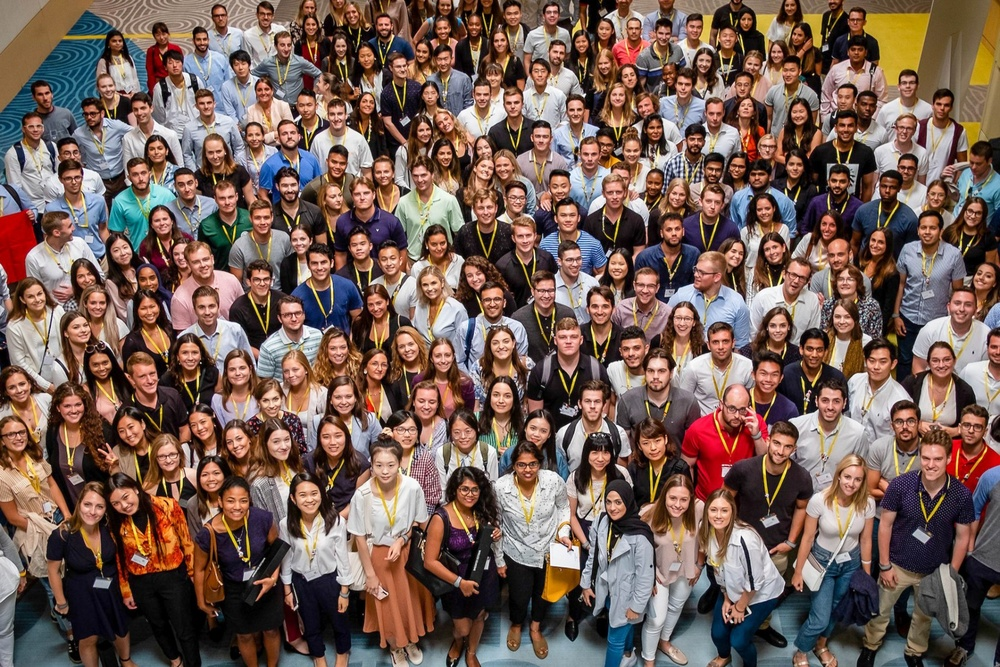
#> input picture face/people.jpg, 1000 x 667 px, shrunk from 1800 x 1200 before the run
$ python cv2_image.py
#> lines starting #> are read from the running program, lines starting #| are printed output that depends on the picture; after the words box and inside, x2 and y2 are one past the last pixel; in counts of white or black regions, pixels touching at a corner belong together
import cv2

imgPath = "people.jpg"
face_cascade = cv2.CascadeClassifier(cv2.data.haarcascades + "haarcascade_frontalface_default.xml")
img = cv2.imread(imgPath)
#> img is the input picture: shape (667, 1000, 3); mean B, G, R 85.7, 94.7, 117.6
grayScaleImage = cv2.cvtColor(img, cv2.COLOR_BGR2GRAY)
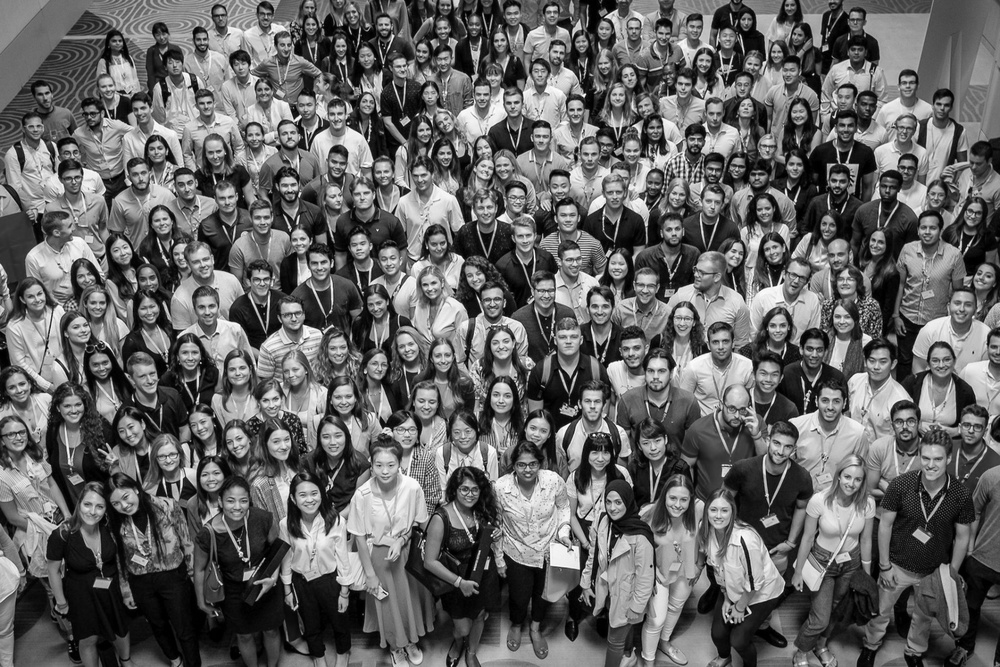
#> grayScaleImage: shape (667, 1000); min 0, max 255, mean 100.6
detectedFaces = face_cascade.detectMultiScale(grayScaleImage)
#> detectedFaces = 146 rows, first 6: [683, 17, 24, 24], [274, 35, 25, 25], [354, 46, 24, 24], [528, 61, 24, 24], [895, 73, 26, 26], [671, 74, 26, 26]

for x, y, w, h in detectedFaces:
    fra = cv2.rectangle(img, (x,y), (x+w, y+h), (0,255,0), 2)
    cv2.imshow("Face Detection", img)
    cv2.waitKey(200)
#> this loop made 146 passes
#> (x, y, w, h) on passes 1 to 12: (683, 17, 24, 24), (274, 35, 25, 25), (354, 46, 24, 24), (528, 61, 24, 24), (895, 73, 26, 26), (671, 74, 26, 26), (729, 74, 27, 27), (470, 84, 26, 26), (830, 87, 26, 26), (192, 92, 26, 26), (499, 92, 27, 27), (930, 95, 26, 26)
#> pass 2, `fra = cv2.rectangle(img, (x,y), (x+w, y+h), (0,255,0), 2)`:
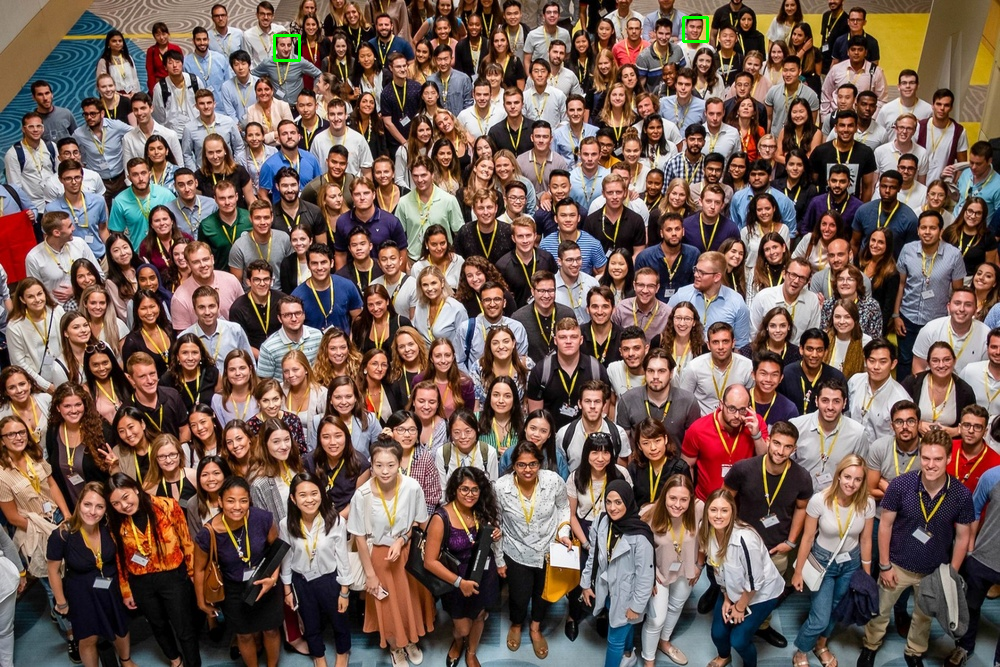
#> fra: shape (667, 1000, 3); mean B, G, R 85.7, 94.8, 117.5
#> pass 3, `fra = cv2.rectangle(img, (x,y), (x+w, y+h), (0,255,0), 2)`:
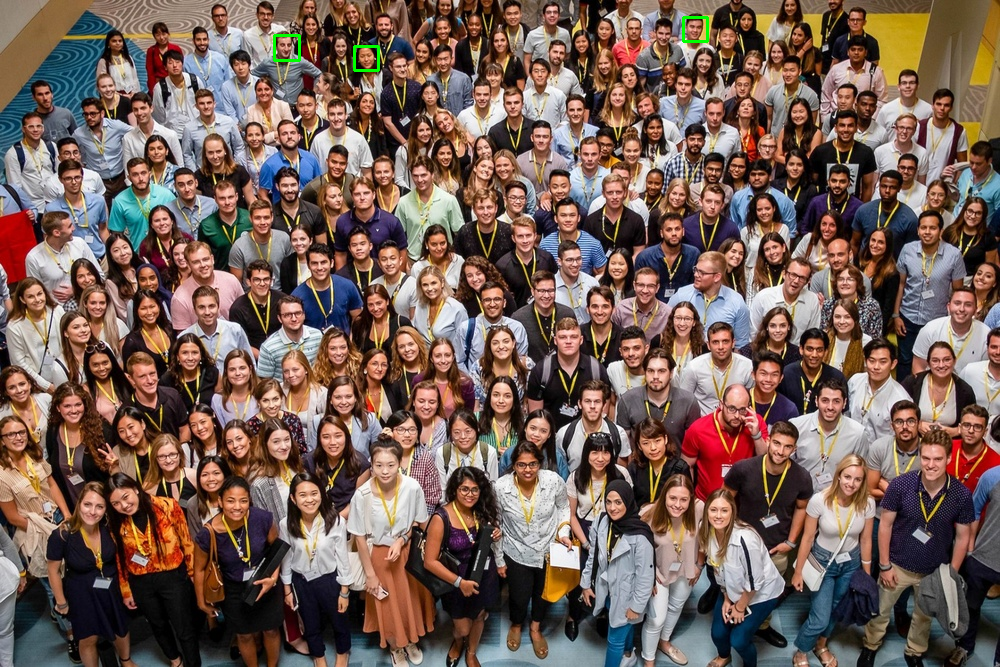
#> fra: shape (667, 1000, 3); 0.04% of pixels changed, all inside (x1, y1, x2, y2) = (353, 45, 380, 72)
#> after the loop:
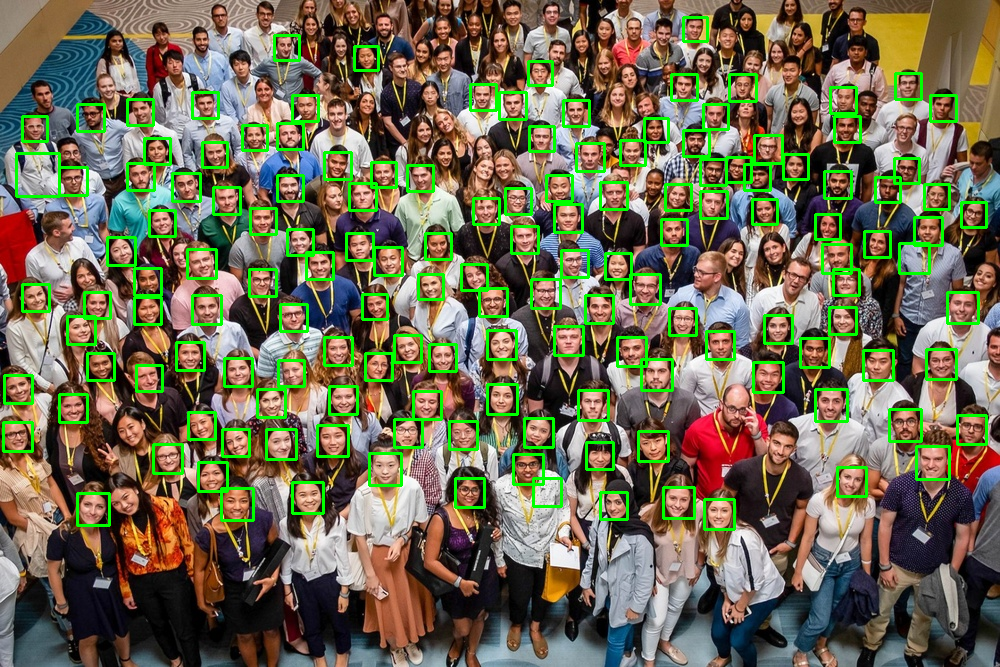
#> img: shape (667, 1000, 3); 7.04% of pixels changed, all inside (x1, y1, x2, y2) = (2, 16, 988, 531)

# print("Face Detection was done !!!")

while True:
    if cv2.waitKey(1) & 0xFF == ord("q"):
#> (key q is pressed here)
        break

cv2.destroyAllWindows()
quit()
#> (the program exits here)
